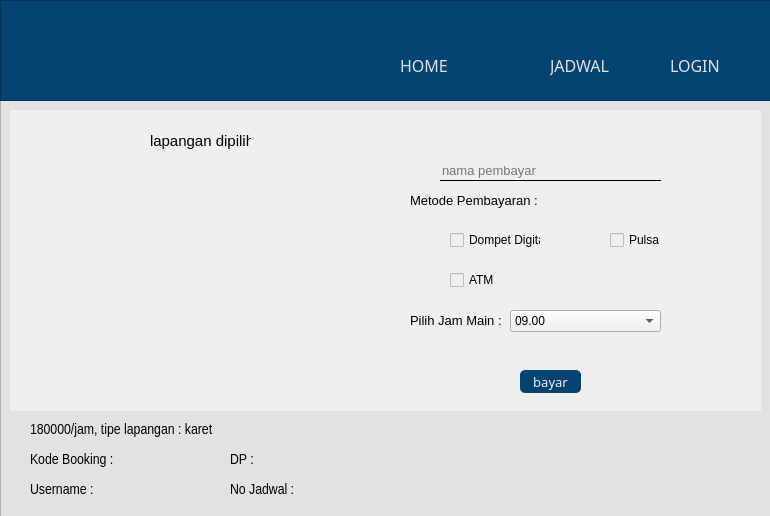
<?xml version="1.0" encoding="UTF-8"?>
<ui version="4.0">
 <class>Dialogpembayaran</class>
 <widget class="QDialog" name="Dialogpembayaran">
  <property name="geometry">
   <rect>
    <x>0</x>
    <y>0</y>
    <width>770</width>
    <height>516</height>
   </rect>
  </property>
  <property name="windowTitle">
   <string>Dialog</string>
  </property>
  <widget class="QFrame" name="framebody">
   <property name="geometry">
    <rect>
     <x>0</x>
     <y>100</y>
     <width>781</width>
     <height>451</height>
    </rect>
   </property>
   <property name="styleSheet">
    <string notr="true">background-color: rgb(225, 226, 225);</string>
   </property>
   <property name="frameShape">
    <enum>QFrame::StyledPanel</enum>
   </property>
   <property name="frameShadow">
    <enum>QFrame::Raised</enum>
   </property>
   <widget class="QFrame" name="framesubbody">
    <property name="geometry">
     <rect>
      <x>10</x>
      <y>10</y>
      <width>751</width>
      <height>301</height>
     </rect>
    </property>
    <property name="styleSheet">
     <string notr="true">background-color: rgb(239, 239, 240);</string>
    </property>
    <property name="frameShape">
     <enum>QFrame::NoFrame</enum>
    </property>
    <property name="frameShadow">
     <enum>QFrame::Raised</enum>
    </property>
    <widget class="QLabel" name="piclapangan">
     <property name="geometry">
      <rect>
       <x>20</x>
       <y>50</y>
       <width>331</width>
       <height>231</height>
      </rect>
     </property>
     <property name="styleSheet">
      <string notr="true">background-image: url(:/sorce/lp2.jpg);
</string>
     </property>
     <property name="text">
      <string/>
     </property>
     <property name="pixmap">
      <pixmap resource="resource.qrc">:/sorce/lp2.jpg</pixmap>
     </property>
     <property name="scaledContents">
      <bool>true</bool>
     </property>
    </widget>
    <widget class="QLabel" name="ilapangan">
     <property name="geometry">
      <rect>
       <x>110</x>
       <y>10</y>
       <width>31</width>
       <height>31</height>
      </rect>
     </property>
     <property name="font">
      <font>
       <family>Arial</family>
       <pointsize>10</pointsize>
      </font>
     </property>
     <property name="styleSheet">
      <string notr="true">image: url(:/sorce/pin.png);</string>
     </property>
     <property name="text">
      <string/>
     </property>
    </widget>
    <widget class="QLabel" name="deslapangan">
     <property name="geometry">
      <rect>
       <x>140</x>
       <y>20</y>
       <width>101</width>
       <height>21</height>
      </rect>
     </property>
     <property name="font">
      <font>
       <family>Arial</family>
       <pointsize>11</pointsize>
      </font>
     </property>
     <property name="text">
      <string>lapangan dipilih</string>
     </property>
    </widget>
    <widget class="QLabel" name="inama">
     <property name="geometry">
      <rect>
       <x>400</x>
       <y>50</y>
       <width>21</width>
       <height>21</height>
      </rect>
     </property>
     <property name="font">
      <font>
       <family>Arial Narrow</family>
       <pointsize>11</pointsize>
      </font>
     </property>
     <property name="styleSheet">
      <string notr="true">image: url(:/sorce/user.png);</string>
     </property>
     <property name="text">
      <string/>
     </property>
    </widget>
    <widget class="QLineEdit" name="namapembayar">
     <property name="geometry">
      <rect>
       <x>430</x>
       <y>50</y>
       <width>221</width>
       <height>21</height>
      </rect>
     </property>
     <property name="font">
      <font>
       <family>Arial</family>
       <pointsize>10</pointsize>
      </font>
     </property>
     <property name="styleSheet">
      <string notr="true">baground:transpararent;
colour:black;
border:none;
border-bottom:1px solid;</string>
     </property>
     <property name="text">
      <string/>
     </property>
     <property name="placeholderText">
      <string>nama pembayar</string>
     </property>
    </widget>
    <widget class="QLabel" name="ipulsa">
     <property name="geometry">
      <rect>
       <x>550</x>
       <y>110</y>
       <width>51</width>
       <height>31</height>
      </rect>
     </property>
     <property name="font">
      <font>
       <family>Arial Narrow</family>
       <pointsize>11</pointsize>
      </font>
     </property>
     <property name="styleSheet">
      <string notr="true">image: url(:/sorce/sim-card.png);</string>
     </property>
     <property name="text">
      <string/>
     </property>
    </widget>
    <widget class="QPushButton" name="bayar">
     <property name="geometry">
      <rect>
       <x>510</x>
       <y>260</y>
       <width>61</width>
       <height>23</height>
      </rect>
     </property>
     <property name="font">
      <font>
       <family>Arial Rounded MT Bold</family>
       <pointsize>10</pointsize>
      </font>
     </property>
     <property name="styleSheet">
      <string notr="true">background-color: rgb(4, 67, 114);
color: rgb(239, 239, 240);
border-radius:5px;</string>
     </property>
     <property name="text">
      <string>bayar</string>
     </property>
     <property name="flat">
      <bool>false</bool>
     </property>
    </widget>
    <widget class="QLabel" name="metode">
     <property name="geometry">
      <rect>
       <x>400</x>
       <y>80</y>
       <width>141</width>
       <height>21</height>
      </rect>
     </property>
     <property name="font">
      <font>
       <family>Arial</family>
       <pointsize>10</pointsize>
      </font>
     </property>
     <property name="text">
      <string>Metode Pembayaran :</string>
     </property>
    </widget>
    <widget class="QCheckBox" name="cdompet">
     <property name="geometry">
      <rect>
       <x>440</x>
       <y>120</y>
       <width>91</width>
       <height>20</height>
      </rect>
     </property>
     <property name="text">
      <string>Dompet Digital</string>
     </property>
    </widget>
    <widget class="QCheckBox" name="catm">
     <property name="geometry">
      <rect>
       <x>440</x>
       <y>160</y>
       <width>51</width>
       <height>20</height>
      </rect>
     </property>
     <property name="text">
      <string>ATM</string>
     </property>
    </widget>
    <widget class="QCheckBox" name="cpulsa">
     <property name="geometry">
      <rect>
       <x>600</x>
       <y>120</y>
       <width>51</width>
       <height>20</height>
      </rect>
     </property>
     <property name="text">
      <string>Pulsa</string>
     </property>
    </widget>
    <widget class="QLabel" name="iatm">
     <property name="geometry">
      <rect>
       <x>400</x>
       <y>150</y>
       <width>31</width>
       <height>31</height>
      </rect>
     </property>
     <property name="font">
      <font>
       <family>Arial Narrow</family>
       <pointsize>11</pointsize>
      </font>
     </property>
     <property name="styleSheet">
      <string notr="true">image: url(:/sorce/atm.png);</string>
     </property>
     <property name="text">
      <string/>
     </property>
    </widget>
    <widget class="QLabel" name="idompet">
     <property name="geometry">
      <rect>
       <x>400</x>
       <y>110</y>
       <width>31</width>
       <height>31</height>
      </rect>
     </property>
     <property name="font">
      <font>
       <family>Arial Narrow</family>
       <pointsize>11</pointsize>
      </font>
     </property>
     <property name="styleSheet">
      <string notr="true">image: url(:/sorce/digital-wallet.png);</string>
     </property>
     <property name="text">
      <string/>
     </property>
    </widget>
    <widget class="QLabel" name="pilihjam">
     <property name="geometry">
      <rect>
       <x>400</x>
       <y>200</y>
       <width>141</width>
       <height>21</height>
      </rect>
     </property>
     <property name="font">
      <font>
       <family>Arial</family>
       <pointsize>10</pointsize>
      </font>
     </property>
     <property name="text">
      <string>Pilih Jam Main :</string>
     </property>
    </widget>
    <widget class="QComboBox" name="cbpilihjam">
     <property name="geometry">
      <rect>
       <x>500</x>
       <y>200</y>
       <width>151</width>
       <height>22</height>
      </rect>
     </property>
     <item>
      <property name="text">
       <string>09.00</string>
      </property>
     </item>
     <item>
      <property name="text">
       <string>10.30</string>
      </property>
     </item>
     <item>
      <property name="text">
       <string>12.00</string>
      </property>
     </item>
     <item>
      <property name="text">
       <string>13.30</string>
      </property>
     </item>
     <item>
      <property name="text">
       <string>15.00</string>
      </property>
     </item>
     <item>
      <property name="text">
       <string>16.30</string>
      </property>
     </item>
     <item>
      <property name="text">
       <string>18.00</string>
      </property>
     </item>
     <item>
      <property name="text">
       <string>19.30</string>
      </property>
     </item>
     <item>
      <property name="text">
       <string>21.00</string>
      </property>
     </item>
     <item>
      <property name="text">
       <string>22.30</string>
      </property>
     </item>
    </widget>
   </widget>
   <widget class="QLabel" name="dkodebooking">
    <property name="geometry">
     <rect>
      <x>30</x>
      <y>350</y>
      <width>101</width>
      <height>21</height>
     </rect>
    </property>
    <property name="font">
     <font>
      <family>Arial Narrow</family>
      <pointsize>11</pointsize>
     </font>
    </property>
    <property name="text">
     <string>Kode Booking : </string>
    </property>
   </widget>
   <widget class="QLabel" name="nojadwal">
    <property name="geometry">
     <rect>
      <x>230</x>
      <y>380</y>
      <width>101</width>
      <height>21</height>
     </rect>
    </property>
    <property name="font">
     <font>
      <family>Arial Narrow</family>
      <pointsize>11</pointsize>
     </font>
    </property>
    <property name="text">
     <string>No Jadwal : </string>
    </property>
   </widget>
   <widget class="QLabel" name="username">
    <property name="geometry">
     <rect>
      <x>30</x>
      <y>380</y>
      <width>101</width>
      <height>21</height>
     </rect>
    </property>
    <property name="font">
     <font>
      <family>Arial Narrow</family>
      <pointsize>11</pointsize>
     </font>
    </property>
    <property name="text">
     <string>Username :</string>
    </property>
   </widget>
   <widget class="QLabel" name="dp">
    <property name="geometry">
     <rect>
      <x>230</x>
      <y>350</y>
      <width>101</width>
      <height>21</height>
     </rect>
    </property>
    <property name="font">
     <font>
      <family>Arial Narrow</family>
      <pointsize>11</pointsize>
     </font>
    </property>
    <property name="text">
     <string>DP :</string>
    </property>
   </widget>
   <widget class="QLabel" name="dlapangan">
    <property name="geometry">
     <rect>
      <x>30</x>
      <y>320</y>
      <width>201</width>
      <height>21</height>
     </rect>
    </property>
    <property name="font">
     <font>
      <family>Arial Narrow</family>
      <pointsize>11</pointsize>
     </font>
    </property>
    <property name="text">
     <string>180000/jam, tipe lapangan : karet</string>
    </property>
   </widget>
  </widget>
  <widget class="QFrame" name="frameheader">
   <property name="geometry">
    <rect>
     <x>0</x>
     <y>0</y>
     <width>771</width>
     <height>101</height>
    </rect>
   </property>
   <property name="styleSheet">
    <string notr="true">background-color: rgb(4, 67, 114);</string>
   </property>
   <property name="frameShape">
    <enum>QFrame::StyledPanel</enum>
   </property>
   <property name="frameShadow">
    <enum>QFrame::Raised</enum>
   </property>
   <widget class="QLabel" name="home">
    <property name="geometry">
     <rect>
      <x>400</x>
      <y>50</y>
      <width>51</width>
      <height>31</height>
     </rect>
    </property>
    <property name="font">
     <font>
      <family>Arial Rounded MT Bold</family>
      <pointsize>12</pointsize>
      <weight>50</weight>
      <bold>false</bold>
      <underline>false</underline>
     </font>
    </property>
    <property name="styleSheet">
     <string notr="true">color: rgb(225, 226, 225);</string>
    </property>
    <property name="text">
     <string>HOME</string>
    </property>
   </widget>
   <widget class="QLabel" name="futbooklogo">
    <property name="geometry">
     <rect>
      <x>40</x>
      <y>10</y>
      <width>71</width>
      <height>81</height>
     </rect>
    </property>
    <property name="font">
     <font>
      <pointsize>26</pointsize>
      <weight>75</weight>
      <bold>true</bold>
     </font>
    </property>
    <property name="styleSheet">
     <string notr="true">image: url(:/sorce/lg1.png);</string>
    </property>
    <property name="text">
     <string/>
    </property>
    <property name="pixmap">
     <pixmap resource="resource.qrc">:/sorce/lg1.png</pixmap>
    </property>
    <property name="scaledContents">
     <bool>true</bool>
    </property>
   </widget>
   <widget class="QLabel" name="jadwal">
    <property name="geometry">
     <rect>
      <x>550</x>
      <y>50</y>
      <width>71</width>
      <height>31</height>
     </rect>
    </property>
    <property name="font">
     <font>
      <family>Arial Rounded MT Bold</family>
      <pointsize>12</pointsize>
      <weight>50</weight>
      <bold>false</bold>
      <underline>false</underline>
     </font>
    </property>
    <property name="styleSheet">
     <string notr="true">color: rgb(225, 226, 225);</string>
    </property>
    <property name="text">
     <string>JADWAL</string>
    </property>
   </widget>
   <widget class="QLabel" name="login">
    <property name="geometry">
     <rect>
      <x>670</x>
      <y>50</y>
      <width>61</width>
      <height>31</height>
     </rect>
    </property>
    <property name="font">
     <font>
      <family>Arial Rounded MT Bold</family>
      <pointsize>12</pointsize>
      <weight>50</weight>
      <bold>false</bold>
      <underline>false</underline>
     </font>
    </property>
    <property name="styleSheet">
     <string notr="true">color: rgb(225, 226, 225);</string>
    </property>
    <property name="text">
     <string>LOGIN</string>
    </property>
   </widget>
   <widget class="QLabel" name="notif">
    <property name="geometry">
     <rect>
      <x>480</x>
      <y>60</y>
      <width>31</width>
      <height>21</height>
     </rect>
    </property>
    <property name="font">
     <font>
      <family>Arial Rounded MT Bold</family>
      <pointsize>12</pointsize>
      <weight>50</weight>
      <bold>false</bold>
      <underline>false</underline>
     </font>
    </property>
    <property name="styleSheet">
     <string notr="true">image: url(:/sorce/bell.png);</string>
    </property>
    <property name="text">
     <string/>
    </property>
   </widget>
  </widget>
 </widget>
 <resources>
  <include location="resource.qrc"/>
  <include location="resource.qrc"/>
 </resources>
 <connections/>
</ui>
